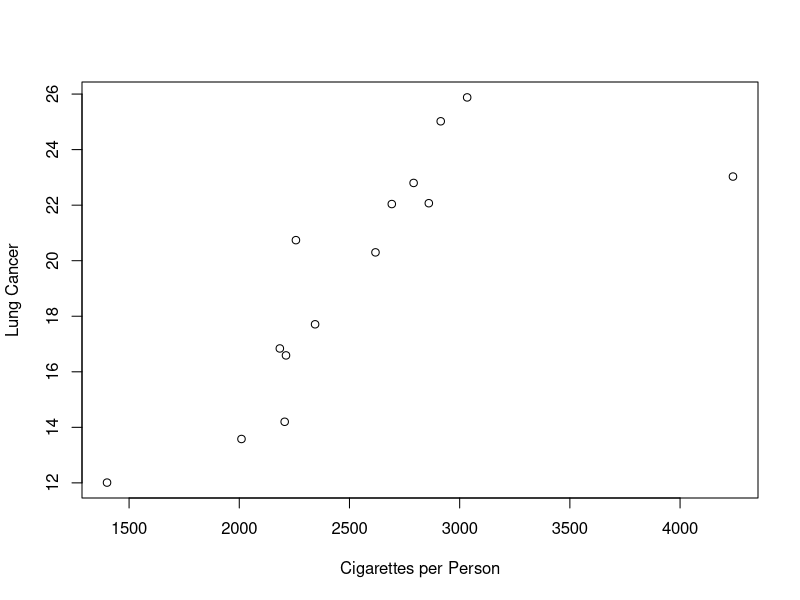
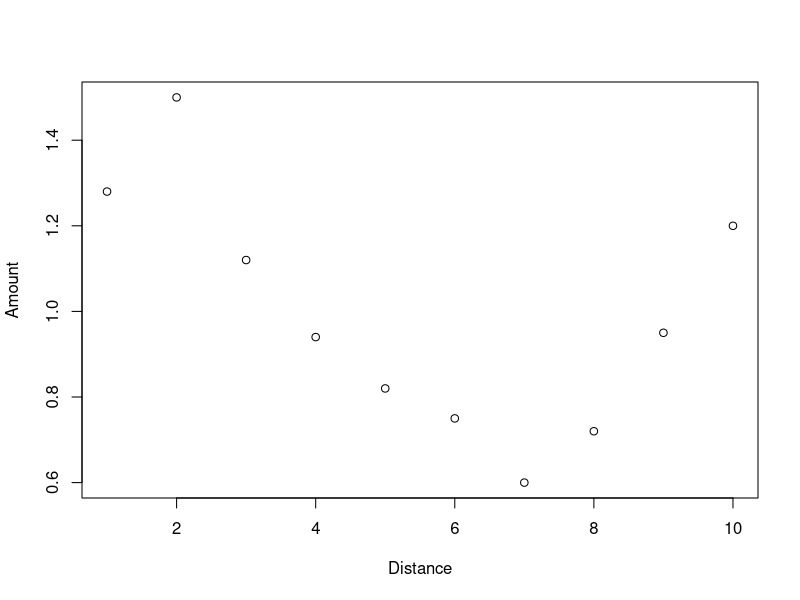

These charts were generated, in order, by the following R code:
# p2
norder <- c(88, 112, 123, 136, 158, 172)
price <- c(50, 40, 35, 30, 20, 15);
res.p2 <- lm(norder~price);
c.p2 <- coefficients(res.p2);
no <- 25*(-2.376)+206.74
# p12
height <- c(64,65,66,67,69,70,72,72,74,74,75,76);
salary <- c(91,94,88,103,77,96,105,88,122,102,90,104);
res.p12 <- lm(salary~height);
ci.p12 <- confint(res.p12, level = 0.95);

# p20
cigar <- c(2860, 2010, 2791, 2618, 2212, 2184, 2344, 2692, 2206, 2914, 3034, 4240, 1400, 2257);
lung <- c(22.07, 13.58, 22.80, 20.30, 16.59, 16.84, 17.71, 22.04, 14.20, 25.02, 25.88, 23.03, 12.01, 20.74);
# p20-1
postscript(file="~/Documents/LaTeX/ieor4150/ieor4150-hmwk8/p20-1", onefile=FALSE, horizontal=FALSE)
plot(cigar,lung, xlab="Cigarettes per Person", ylab="Lung Cancer")
dev.off()
# p20-2
res.p20 <- lm(lung~cigar)

# p37
distance <- c(1,2,3,4,5,6,7,8,9,10)
amount <- c(1.28,1.50,1.12,0.94,0.82,0.75,0.60,0.72,0.95,1.20)
postscript(file="~/Documents/LaTeX/ieor4150/ieor4150-hmwk8/p37", onefile=FALSE, horizontal=FALSE)
plot(distance,amount, xlab="Distance", ylab="Amount")
dev.off()
distance.sq <- distance^2
lm(amount~distance+distance.sq)

# p41
year <- c(5, 10, 15, 20, 25, 30, 35, 40, 45, 50)
prop <- c(0, 0.009, 0.0185, 0.0672, 0.1542, 0.1720, 0.1840, 0.2105, 0.3570, 0.4545)
res.p41 <- lm(prop~year)

# p49
y <- c(2145, 2155, 2220, 2225, 2260, 2266, 2334, 2340, 2212, 2180)
x1 <- c(110,110,110,110, 120,120,120, 130, 115,115)
x2 <- c(750, 850, 1000, 1100, 750, 850, 1000, 1000, 840, 880)
x3 <- c(140,180,140,180,140,180,140,180,150,150)
res.p49 <- lm(y~x1+x2+x3)
y.h <- fitted(res.p49)
err.49 <- y-y.h
err.var.49 <- var(err.49)

# p54
income <- c(27, 22, 34, 28, 36, 39, 33, 42, 46)
year <- c(8, 4, 12, 9, 16, 14, 10, 15, 22)
satisfaction <- c(5.6, 6.3, 6.8, 6.7, 7.0, 7.7, 7.0, 8.0, 7.8)
res.p54 <- lm(satisfaction~income+year)
